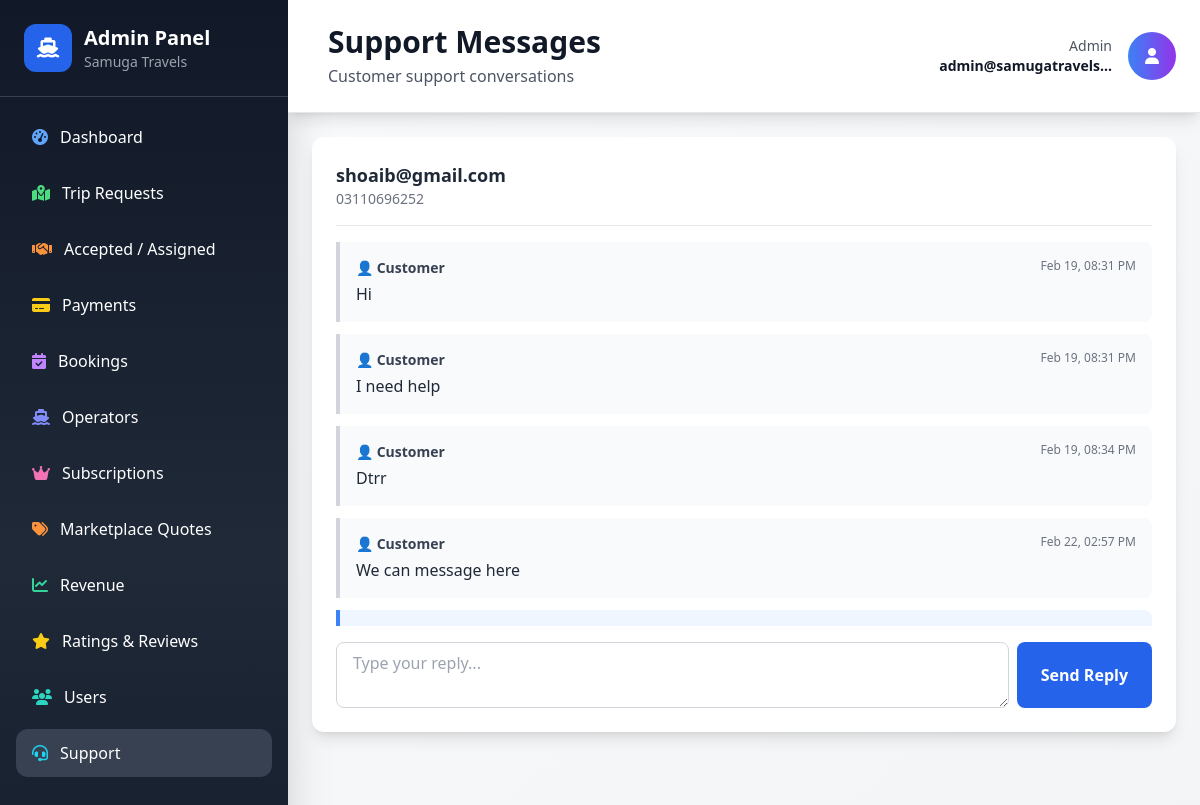
The app's page /api/admin-panel/support/ (signed in) with its own data.
### api/models.py (models this page shows, shortened)
class User(AbstractUser):
    USER_TYPES = [
        ('customer', 'Customer'),
        ('operator', 'Speedboat Operator'),
        ('admin', 'Admin'),
    ]
    phone_number = models.CharField(max_length=20, unique=True, null=True, blank=True)
    otp = models.CharField(max_length=6, null=True, blank=True)
    otp_created_at = models.DateTimeField(null=True, blank=True)
    user_type = models.CharField(max_length=20, choices=USER_TYPES, default='customer')
    is_admin = models.BooleanField(default=False)
    profile_image = models.ImageField(upload_to='profile_images/', null=True, blank=True)

class SupportMessage(models.Model):
    id = models.UUIDField(primary_key=True, default=uuid.uuid4, editable=False)
    user = models.ForeignKey(User, on_delete=models.CASCADE, related_name='support_messages')
    message = models.TextField()
    is_admin_reply = models.BooleanField(default=False)
    created_at = models.DateTimeField(auto_now_add=True)
    read = models.BooleanField(default=False)
    class Meta:
        ordering = ['created_at']

### api/admin_views.py (the view)
# urls.py: path('admin-panel/support/', support_messages, name='admin_support'),
@login_required
@user_passes_test(is_admin)
def support_messages(request):
    conversations = []
    users_with_messages = User.objects.filter(support_messages__isnull=False).distinct()
    for user in users_with_messages:
        messages_list = SupportMessage.objects.filter(user=user).order_by('created_at')
        unread_count = messages_list.filter(is_admin_reply=False, read=False).count()
        conversations.append({
            'user': user,
            'messages': messages_list,
            'unread_count': unread_count,
            'last_message': messages_list.last()
        })
    context = {
        'conversations': conversations,
    }
    return render(request, 'admin_panel/support.html', context)

### api/admin_views.py (called while the page is built)
def is_admin(user):
    return user.is_authenticated and user.is_admin

### api/templates/admin_panel/support.html (shortened to what this page needs)
{% extends 'admin_panel/base.html' %}
{% block page_title %}Support Messages{% endblock %}
{% block page_subtitle %}Customer support conversations{% endblock %}
{% block content %}
<div class="grid grid-cols-1 gap-4 sm:gap-6">
    {% for conversation in conversations %}
    <div class="bg-white rounded-xl shadow-lg p-4 sm:p-6">
        <div class="flex items-center justify-between mb-4 pb-4 border-b border-gray-200 flex-wrap gap-2">
            <div>
                <h3 class="text-base sm:text-lg font-bold text-gray-800">{{ conversation.user.email }}</h3>
                <p class="text-xs sm:text-sm text-gray-500">{{ conversation.user.phone_number|default:"No phone" }}</p>
            </div>
        </div>
        <div class="space-y-3 mb-4 max-h-96 overflow-y-auto">
            {% for message in conversation.messages %}
            <div class="{% if message.is_admin_reply %}bg-blue-50 border-l-4 border-blue-500{% else %}bg-gray-50 border-l-4 border-gray-300{% endif %} p-4 rounded-r-lg">
                <div class="flex items-start justify-between">
                    <div class="flex-1">
                        <p class="text-sm font-semibold text-gray-700 mb-1">
                            {% if message.is_admin_reply %}
                            🔵 Admin Reply
                            {% else %}
                            👤 Customer
                            {% endif %}
                        </p>
                        <p class="text-gray-800">{{ message.message }}</p>
                    </div>
                    <span class="text-xs text-gray-500 ml-4">
                        {{ message.created_at|date:"M d, h:i A" }}
                    </span>
                </div>
            </div>
            {% endfor %}
        </div>
        <form method="POST" action="{% url 'admin_support_reply' conversation.user.id %}" class="mt-4">
            <div class="flex flex-col sm:flex-row gap-2">
                <textarea
                    name="message"
                    rows="2"
                    required
                    class="flex-1 border border-gray-300 rounded-lg px-3 sm:px-4 py-2 focus:ring-2 focus:ring-blue-500 focus:border-blue-500 text-sm sm:text-base"
                    placeholder="Type your reply..."
                ></textarea>
                <button
                    type="submit"
                    class="bg-blue-600 hover:bg-blue-700 text-white px-4 sm:px-6 py-2 rounded-lg transition font-semibold text-sm sm:text-base whitespace-nowrap"
                >
                    Send Reply
                </button>
            </div>
        </form>
    </div>
    {% empty %}
    <div class="bg-white rounded-xl shadow-lg p-8 sm:p-12 text-center">
        <p class="text-gray-500 text-base sm:text-lg">No support messages yet</p>
    </div>
    {% endfor %}
</div>
{% endblock %}

### api/templates/admin_panel/base.html (shortened to what this page needs)
<!DOCTYPE html>
<html lang="en">
<head>
    <script src="https://cdn.tailwindcss.com"></script>
    <link rel="stylesheet" href="https://cdnjs.cloudflare.com/ajax/libs/font-awesome/6.4.0/css/all.min.css">
</head>
<body class="bg-gradient-to-br from-gray-50 to-gray-100">
    <div class="flex h-screen">
        <div class="hidden lg:block w-72 bg-gradient-to-b from-gray-900 via-gray-800 to-gray-900 text-white shadow-2xl">
            <div class="p-6 border-b border-gray-700">
                <div class="flex items-center space-x-3">
                    <div class="w-12 h-12 bg-blue-600 rounded-xl flex items-center justify-center">
                        <i class="fas fa-ship text-white text-xl"></i>
                    </div>
                    <div>
                        <h1 class="text-xl font-bold">Admin Panel</h1>
                        <p class="text-sm text-gray-400">Samuga Travels</p>
                    </div>
                </div>
            </div>
            <nav class="p-4 space-y-2 overflow-y-auto" style="max-height: calc(100vh - 200px);">
                <a href="/api/admin-panel/dashboard/" class="flex items-center px-4 py-3 {% if request.path == '/api/admin-panel/dashboard/' %}bg-gray-700{% else %}hover:bg-gray-700{% endif %} rounded-xl transition-all">
                    <i class="fas fa-tachometer-alt mr-3 text-blue-400"></i>
                    <span class="font-medium">Dashboard</span>
                </a>
                <a href="/api/admin-panel/trip-requests/" class="flex items-center px-4 py-3 {% if 'trip-requests' in request.path %}bg-gray-700{% else %}hover:bg-gray-700{% endif %} rounded-xl transition-all">
                    <i class="fas fa-map-marked-alt mr-3 text-green-400"></i>
                    <span>Trip Requests</span>
                </a>
                <a href="/api/admin-panel/accepted-requests/" class="flex items-center px-4 py-3 {% if 'accepted-requests' in request.path %}bg-gray-700{% else %}hover:bg-gray-700{% endif %} rounded-xl transition-all">
                    <i class="fas fa-handshake mr-3 text-orange-400"></i>
                    <span>Accepted / Assigned</span>
                </a>
                <a href="/api/admin-panel/payments/" class="flex items-center px-4 py-3 {% if 'payments' in request.path %}bg-gray-700{% else %}hover:bg-gray-700{% endif %} rounded-xl transition-all">
                    <i class="fas fa-credit-card mr-3 text-yellow-400"></i>
                    <span>Payments</span>
                </a>
                <a href="/api/admin-panel/bookings/" class="flex items-center px-4 py-3 {% if 'bookings' in request.path %}bg-gray-700{% else %}hover:bg-gray-700{% endif %} rounded-xl transition-all">
                    <i class="fas fa-calendar-check mr-3 text-purple-400"></i>
                    <span>Bookings</span>
                </a>
                <a href="/api/admin-panel/operators/" class="flex items-center px-4 py-3 {% if 'operators' in request.path %}bg-gray-700{% else %}hover:bg-gray-700{% endif %} rounded-xl transition-all">
                    <i class="fas fa-ship mr-3 text-indigo-400"></i>
                    <span>Operators</span>
                </a>
                <a href="/api/admin-panel/subscriptions/" class="flex items-center px-4 py-3 {% if 'subscriptions' in request.path %}bg-gray-700{% else %}hover:bg-gray-700{% endif %} rounded-xl transition-all">
                    <i class="fas fa-crown mr-3 text-pink-400"></i>
                    <span>Subscriptions</span>
                </a>
                <a href="/api/admin-panel/marketplace-quotes/" class="flex items-center px-4 py-3 {% if 'marketplace-quotes' in request.path %}bg-gray-700{% else %}hover:bg-gray-700{% endif %} rounded-xl transition-all">
                    <i class="fas fa-tags mr-3 text-orange-400"></i>
                    <span>Marketplace Quotes</span>
                </a>
                <a href="/api/admin-panel/revenue/" class="flex items-center px-4 py-3 {% if 'revenue' in request.path %}bg-gray-700{% else %}hover:bg-gray-700{% endif %} rounded-xl transition-all">
                    <i class="fas fa-chart-line mr-3 text-emerald-400"></i>
                    <span>Revenue</span>
                </a>
                <a href="/api/admin-panel/ratings/" class="flex items-center px-4 py-3 {% if 'ratings' in request.path %}bg-gray-700{% else %}hover:bg-gray-700{% endif %} rounded-xl transition-all">
                    <i class="fas fa-star mr-3 text-yellow-400"></i>
                    <span>Ratings & Reviews</span>
                </a>
                <a href="/api/admin-panel/users/" class="flex items-center px-4 py-3 {% if 'users' in request.path %}bg-gray-700{% else %}hover:bg-gray-700{% endif %} rounded-xl transition-all">
                    <i class="fas fa-users mr-3 text-teal-400"></i>
                    <span>Users</span>
                </a>
                <a href="/api/admin-panel/support/" class="flex items-center px-4 py-3 {% if 'support' in request.path %}bg-gray-700{% else %}hover:bg-gray-700{% endif %} rounded-xl transition-all">
                    <i class="fas fa-headset mr-3 text-cyan-400"></i>
                    <span>Support</span>
                </a>
            </nav>
        </div>
        <div class="flex-1 overflow-y-auto">
            <header class="bg-white shadow-lg p-4 lg:p-6 border-b border-gray-200">
                <div class="flex items-center justify-between">
                    <div class="flex items-center space-x-4">
                        <div>
                            <h2 class="text-xl lg:text-3xl font-bold text-gray-900">{% block page_title %}Dashboard{% endblock %}</h2>
                            <p class="text-sm lg:text-base text-gray-600 mt-1 hidden sm:block">{% block page_subtitle %}Welcome back! Here's your overview{% endblock %}</p>
                        </div>
                    </div>
                    <div class="flex items-center space-x-2 lg:space-x-4">
                        <div class="text-right hidden md:block">
                            <p class="text-xs lg:text-sm text-gray-600">Admin</p>
                            <p class="text-xs lg:text-sm font-semibold text-gray-900">{{ request.user.email|truncatechars:20 }}</p>
                        </div>
                        <div class="w-10 h-10 lg:w-12 lg:h-12 bg-gradient-to-r from-blue-500 to-purple-600 rounded-full flex items-center justify-center">
                            <i class="fas fa-user text-white text-sm lg:text-base"></i>
                        </div>
                    </div>
                </div>
            </header>
            <main class="p-4 lg:p-6">
                {% block content %}
                {% endblock %}
            </main>
        </div>
    </div>
</body>
</html>

### records on screen
User: user.email "admin@samugatravels…"
User: user.email "shoaib@gmail.com", user.phone_number "03110696252"
SupportMessage: is_admin_reply "👤 Customer", message "Hi", created_at "Feb 19, 08:31 PM"
SupportMessage: is_admin_reply "👤 Customer", message "I need help", created_at "Feb 19, 08:31 PM"
SupportMessage: is_admin_reply "👤 Customer", message "Dtrr", created_at "Feb 19, 08:34 PM"
SupportMessage: is_admin_reply "👤 Customer", message "We can message here", created_at "Feb 22, 02:57 PM"
